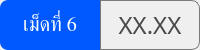
                  <widget class="QFrame" name="thickness_summary_group_6">
                   <property name="minimumSize">
                    <size>
                     <width>0</width>
                     <height>50</height>
                    </size>
                   </property>
                   <property name="maximumSize">
                    <size>
                     <width>16777215</width>
                     <height>50</height>
                    </size>
                   </property>
                   <property name="styleSheet">
                    <string notr="true">color: rgb(255, 255, 255);</string>
                   </property>
                   <layout class="QHBoxLayout" name="horizontalLayout_48">
                    <property name="spacing">
                     <number>0</number>
                    </property>
                    <property name="leftMargin">
                     <number>0</number>
                    </property>
                    <property name="topMargin">
                     <number>0</number>
                    </property>
                    <property name="rightMargin">
                     <number>0</number>
                    </property>
                    <property name="bottomMargin">
                     <number>0</number>
                    </property>
                    <item>
                     <widget class="QLabel" name="thickness_summary_title_6">
                      <property name="minimumSize">
                       <size>
                        <width>85</width>
                        <height>0</height>
                       </size>
                      </property>
                      <property name="font">
                       <font>
                        <family>Kanit</family>
                        <pointsize>15</pointsize>
                        <italic>false</italic>
                        <bold>false</bold>
                        <underline>false</underline>
                        <strikeout>false</strikeout>
                       </font>
                      </property>
                      <property name="styleSheet">
                       <string notr="true">background-color: #0059fe;
border-top-left-radius: 8px;
border-bottom-left-radius: 8px;</string>
                      </property>
                      <property name="text">
                       <string>เม็ดที่ 6</string>
                      </property>
                      <property name="alignment">
                       <set>Qt::AlignmentFlag::AlignCenter</set>
                      </property>
                     </widget>
                    </item>
                    <item>
                     <widget class="QFrame" name="thickness_summary_frame_6">
                      <property name="styleSheet">
                       <string notr="true">border: solid;
border-width: 1px;
border-color: rgb(121, 121, 121);
border-top-right-radius: 8px;
border-bottom-right-radius: 8px;</string>
                      </property>
                      <property name="frameShape">
                       <enum>QFrame::Shape::StyledPanel</enum>
                      </property>
                      <property name="frameShadow">
                       <enum>QFrame::Shadow::Raised</enum>
                      </property>
                      <layout class="QHBoxLayout" name="horizontalLayout_49">
                       <item>
                        <widget class="QLabel" name="thickness_summary_6">
                         <property name="font">
                          <font>
                           <family>Kanit</family>
                           <pointsize>18</pointsize>
                          </font>
                         </property>
                         <property name="styleSheet">
                          <string notr="true">border: none;
color: rgb(72, 72, 72);</string>
                         </property>
                         <property name="text">
                          <string>XX.XX</string>
                         </property>
                         <property name="alignment">
                          <set>Qt::AlignmentFlag::AlignCenter</set>
                         </property>
                        </widget>
                       </item>
                      </layout>
                     </widget>
                    </item>
                   </layout>
                  </widget>
